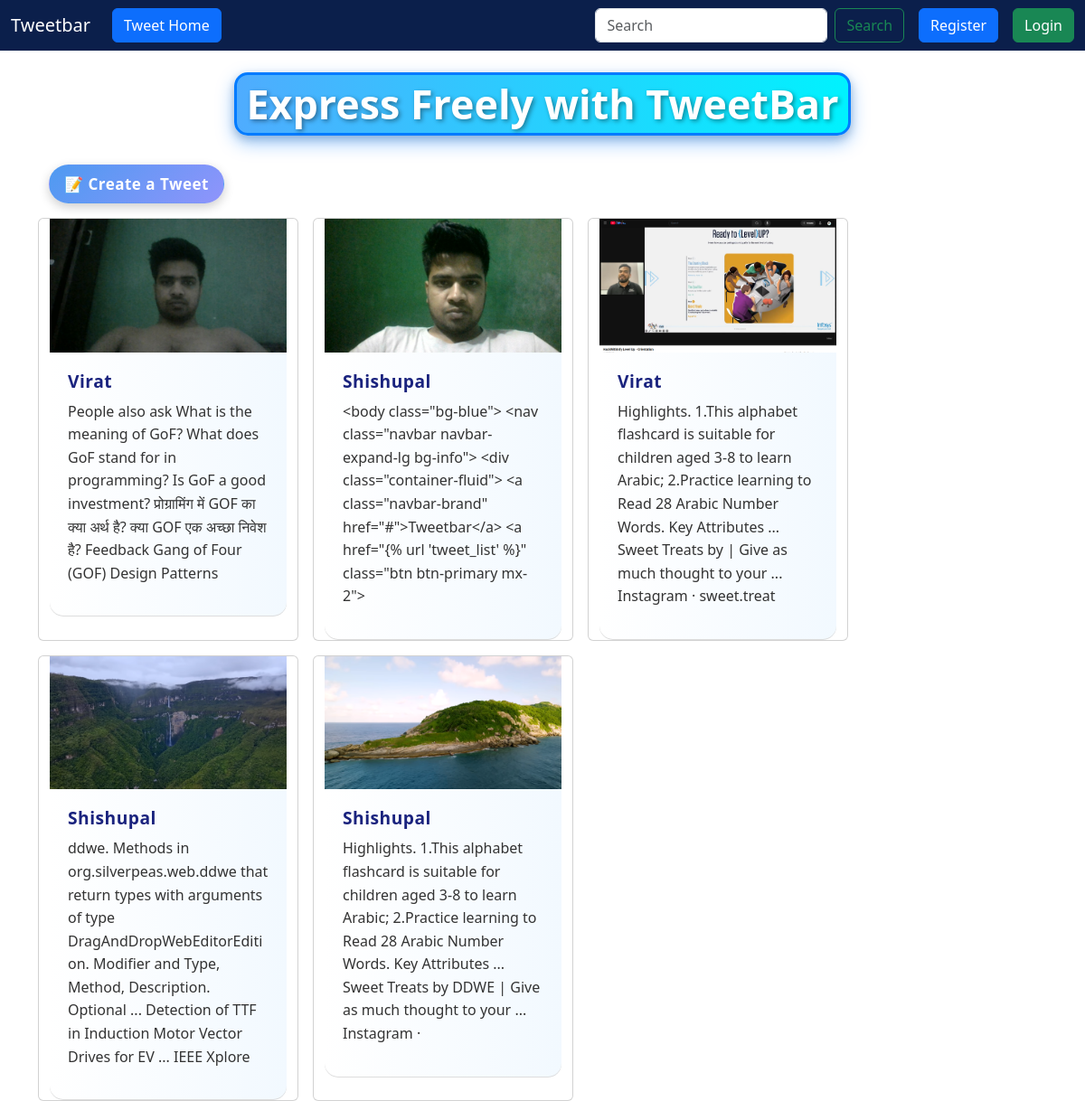
Page /tweet/ on the earlier database version.
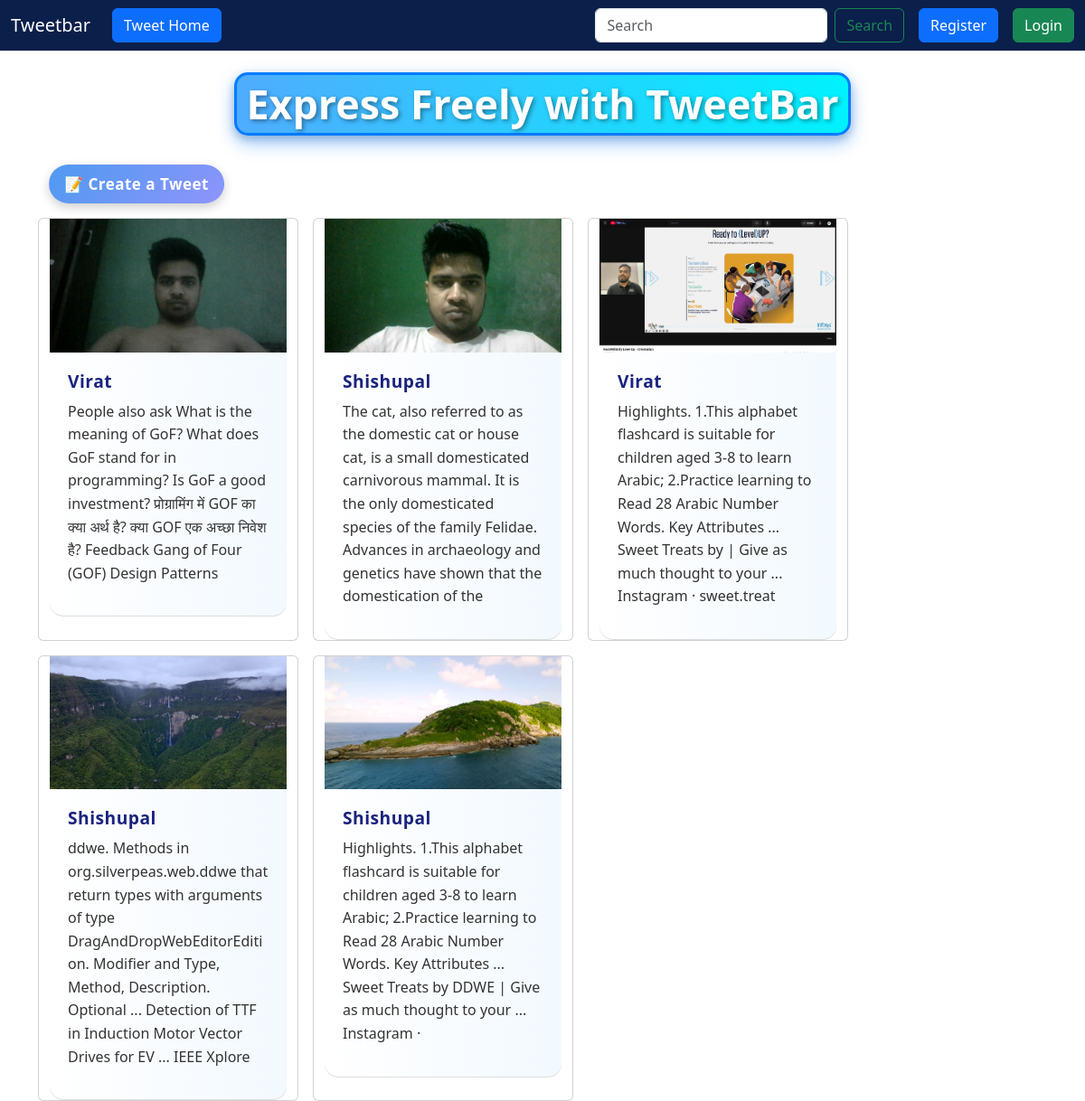
Same page on the later database version.
### tweet/models.py (models this page shows, shortened)
class Tweet(models.Model):
    user=models.ForeignKey(User, on_delete=models.CASCADE)
    text=models.TextField(max_length=240)
    photo=models.ImageField(upload_to='photos/',
    blank=True, null=True)
    created_at=models.DateTimeField(auto_now_add=True)
    updated_at=models.DateTimeField(auto_now=True)

### tweet/views.py (the view)
# urls.py: path('', views.tweet_list, name='tweet_list'),
def tweet_list(request):
    tweets=Tweet.objects.all().order_by('-created_at')
    return render(request,'tweet_list.html',{'tweets':tweets})

### tweet/templates/tweet_list.html (shortened to what this page needs)
{% extends "layout.html" %}
{% load static %}
{% block content  %}
<div class="d-flex justify-content-center mt-4">
  <h1 class="fancy-heading"> Express Freely with TweetBar </h1>
</div>
<div class="container mt-4">
  <div class="d-flex justify-content-start">
    <a href="{% url 'tweet_create' %}" class="btn btn-create-tweet mb-3">📝 Create a Tweet</a>
  </div>
</div>
<div class="container row gap-3">
  {% for tweet in tweets  %}
     <div class="card" style="width: 18rem;">
 {% if tweet.photo %}
  <img src="{{ tweet.photo.url }}" alt="Tweet image">
{% else %}
  <img src="{% static 'images/default.png' %}" alt="Default image">
{% endif %}
<div class="tweet-card-body">
  <h5 class="tweet-username">{{ tweet.user.username }}</h5>
  <p class="tweet-text">{{ tweet.text }}</p>
</div>
</div>
  {% endfor %}
</div>
{% endblock %}

Differences in the rows shown:
changed Tweet: text "<body class=\"bg-blue\"> <nav class=\"navbar navbar-expand-lg bg-info\"> <div class=\"container-fluid\"> <a class=\"navbar-brand\" href=\"#\">Tweetbar</a> <a href=\"{% url 'tweet_list' %}\" class=\"btn btn-primary mx-2\">" → "The cat, also referred to as the domestic cat or house cat, is a small domesticated carnivorous mammal. It is the only domesticated species of the family Felidae. Advances in archaeology and genetics have shown that the domestication of the"
